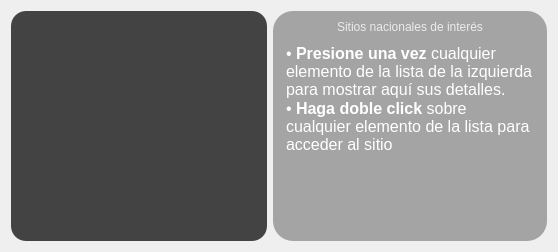
      <widget class="QWidget" name="page_3">
       <layout class="QGridLayout" name="gridLayout_20">
        <item row="0" column="0">
         <widget class="QListWidget" name="national_sites_list">
          <property name="font">
           <font>
            <pointsize>11</pointsize>
           </font>
          </property>
          <property name="styleSheet">
           <string notr="true">QListView{
	background-color: rgb(67, 67, 67);
	border-radius: 10px;
	color: rgb(255, 255, 255);
	padding:10px;
}
QListView::item{
	font: 12pt &quot;Segoe UI&quot;;
	color: rgb(255, 255, 255);
	/*padding:5px;*/
	border:none;
	border-radius: 15px;
	/*background-color:transparent ;*/
	padding:10px;
}

QListView::item:!selected:hover {
	color: rgb(255, 255, 255);
   background-color: rgb(79, 185, 255);
	align-content: center;
}

QListView::item:selected{
	background-color:rgb(64, 121, 255);
    color: black;
}

QAbstractScrollArea
{
    border-radius: 15px;
    /*border: 1px solid #76797C;*/
   /* background-color:  rgb(67, 67, 67);*/
    color: white;
}

QScrollBar:horizontal
{
    height: 15px;
    margin: 3px 15px 3px 15px;
    border: 1px transparent #2A2929;
    border-radius: 10px;
    background-color: #2A2929;
}

QScrollBar::handle:horizontal
{
    background-color: #605F5F;
    min-width: 5px;
    border-radius: 4px;
}

QScrollBar::add-line:horizontal
{
    margin: 0px 3px 0px 3px;
    border-image: url(:/qss_icons/rc/right_arrow_disabled.png);
    width: 10px;
    height: 10px;
    subcontrol-position: right;
    subcontrol-origin: margin;
}

QScrollBar::sub-line:horizontal
{
    margin: 0px 3px 0px 3px;
    border-image: url(:/qss_icons/rc/left_arrow_disabled.png);
    height: 10px;
    width: 10px;
    subcontrol-position: left;
    subcontrol-origin: margin;
}

QScrollBar::add-line:horizontal:hover,QScrollBar::add-line:horizontal:on
{
    border-image: url(:/qss_icons/rc/right_arrow.png);
    height: 10px;
    width: 10px;
    subcontrol-position: right;
    subcontrol-origin: margin;
}


QScrollBar::sub-line:horizontal:hover, QScrollBar::sub-line:horizontal:on
{
    border-image: url(:/qss_icons/rc/left_arrow.png);
    height: 10px;
    width: 10px;
    subcontrol-position: left;
    subcontrol-origin: margin;
}

QScrollBar::up-arrow:horizontal, QScrollBar::down-arrow:horizontal
{
    background: none;
}


QScrollBar::add-page:horizontal, QScrollBar::sub-page:horizontal
{
    background: none;
}

QScrollBar:vertical
{
    background-color: #2A2929;
    width: 15px;
    margin: 15px 3px 15px 3px;
    border: 1px transparent #2A2929;
    border-radius: 4px;
}

QScrollBar::handle:vertical
{
    background-color: #605F5F;
    min-height: 5px;
    border-radius: 4px;
}

QScrollBar::sub-line:vertical
{
    margin: 3px 0px 3px 0px;
    border-image: url(:/qss_icons/rc/up_arrow_disabled.png);
    height: 10px;
    width: 10px;
    subcontrol-position: top;
    subcontrol-origin: margin;
}

QScrollBar::add-line:vertical
{
    margin: 3px 0px 3px 0px;
    border-image: url(:/qss_icons/rc/down_arrow_disabled.png);
    height: 10px;
    width: 10px;
    subcontrol-position: bottom;
    subcontrol-origin: margin;
}

QScrollBar::sub-line:vertical:hover,QScrollBar::sub-line:vertical:on
{

    border-image: url(:/qss_icons/rc/up_arrow.png);
    height: 10px;
    width: 10px;
    subcontrol-position: top;
    subcontrol-origin: margin;
}


QScrollBar::add-line:vertical:hover, QScrollBar::add-line:vertical:on
{
    border-image: url(:/qss_icons/rc/down_arrow.png);
    height: 10px;
    width: 10px;
    subcontrol-position: bottom;
    subcontrol-origin: margin;
}

QScrollBar::up-arrow:vertical, QScrollBar::down-arrow:vertical
{
    background: none;
}


QScrollBar::add-page:vertical, QScrollBar::sub-page:vertical
{
    background: none;
}</string>
          </property>
         </widget>
        </item>
        <item row="0" column="1">
         <widget class="QWidget" name="national_sites_details" native="true">
          <property name="styleSheet">
           <string notr="true">QWidget #national_sites_details{
	border-radius:20px;
	background-color: rgba(0, 0, 0, 80);
	padding:20px;
}
QLabel{
	color: white;
	font: 14pt &quot;Segoe UI&quot;;	
}
QCheckBox, QRadioButton{
	font: 10pt &quot;Segoe UI&quot;;
	color:white;
}
QCheckBox::indicator, QRadioButton::indicator {
	border: 1px solid rgb(100, 100, 100);
	width: 10px;
	height: 10px;
	border-radius: 5px;
	background-color: rgb(135, 135, 135);
}
QCheckBox::indicator:checked, QRadioButton::indicator:checked {
	border: 1px solid rgb(0, 128, 212);
	background-color: rgb(0, 221, 255)
}
QPushButton{
	color: white;
	font: bold 12pt &quot;Segoe UI&quot;;	
	background-color:rgb(0, 166, 255);
	border-radius:15px;
	padding: 10px;
}
QPushButton:hover{
	
	background-color: rgb(0, 123, 255);
}</string>
          </property>
          <layout class="QGridLayout" name="gridLayout_13">
           <item row="0" column="0">
            <widget class="QLabel" name="national_site_url">
             <property name="styleSheet">
              <string notr="true">font: bold 14pt &quot;Segoe UI&quot;;
color:rgba(255, 255, 255, 200);</string>
             </property>
             <property name="text">
              <string>Sitios nacionales de interés</string>
             </property>
             <property name="alignment">
              <set>Qt::AlignCenter</set>
             </property>
             <property name="wordWrap">
              <bool>true</bool>
             </property>
            </widget>
           </item>
           <item row="1" column="0">
            <widget class="QTextEdit" name="national_site_details">
             <property name="styleSheet">
              <string notr="true">QAbstractScrollArea
{
    border-radius: 10px;
    /*border: 1px solid #76797C;*/
    background-color: transparent;
    color: white;
	font: 12pt &quot;Segoe UI&quot;;
}

QScrollBar:horizontal
{
    height: 15px;
    margin: 3px 15px 3px 15px;
    border: 1px transparent #2A2929;
    border-radius: 4px;
    background-color: #2A2929;
}

QScrollBar::handle:horizontal
{
    background-color: #605F5F;
    min-width: 5px;
    border-radius: 4px;
}

QScrollBar::add-line:horizontal
{
    margin: 0px 3px 0px 3px;
    border-image: url(:/qss_icons/rc/right_arrow_disabled.png);
    width: 10px;
    height: 10px;
    subcontrol-position: right;
    subcontrol-origin: margin;
}

QScrollBar::sub-line:horizontal
{
    margin: 0px 3px 0px 3px;
    border-image: url(:/qss_icons/rc/left_arrow_disabled.png);
    height: 10px;
    width: 10px;
    subcontrol-position: left;
    subcontrol-origin: margin;
}

QScrollBar::add-line:horizontal:hover,QScrollBar::add-line:horizontal:on
{
    border-image: url(:/qss_icons/rc/right_arrow.png);
    height: 10px;
    width: 10px;
    subcontrol-position: right;
    subcontrol-origin: margin;
}


QScrollBar::sub-line:horizontal:hover, QScrollBar::sub-line:horizontal:on
{
    border-image: url(:/qss_icons/rc/left_arrow.png);
    height: 10px;
    width: 10px;
    subcontrol-position: left;
    subcontrol-origin: margin;
}

QScrollBar::up-arrow:horizontal, QScrollBar::down-arrow:horizontal
{
    background: none;
}


QScrollBar::add-page:horizontal, QScrollBar::sub-page:horizontal
{
    background: none;
}

QScrollBar:vertical
{
    background-color: #2A2929;
    width: 15px;
    margin: 15px 3px 15px 3px;
    border: 1px transparent #2A2929;
    border-radius: 4px;
}

QScrollBar::handle:vertical
{
    background-color: #605F5F;
    min-height: 5px;
    border-radius: 4px;
}

QScrollBar::sub-line:vertical
{
    margin: 3px 0px 3px 0px;
    border-image: url(:/qss_icons/rc/up_arrow_disabled.png);
    height: 10px;
    width: 10px;
    subcontrol-position: top;
    subcontrol-origin: margin;
}

QScrollBar::add-line:vertical
{
    margin: 3px 0px 3px 0px;
    border-image: url(:/qss_icons/rc/down_arrow_disabled.png);
    height: 10px;
    width: 10px;
    subcontrol-position: bottom;
    subcontrol-origin: margin;
}

QScrollBar::sub-line:vertical:hover,QScrollBar::sub-line:vertical:on
{

    border-image: url(:/qss_icons/rc/up_arrow.png);
    height: 10px;
    width: 10px;
    subcontrol-position: top;
    subcontrol-origin: margin;
}


QScrollBar::add-line:vertical:hover, QScrollBar::add-line:vertical:on
{
    border-image: url(:/qss_icons/rc/down_arrow.png);
    height: 10px;
    width: 10px;
    subcontrol-position: bottom;
    subcontrol-origin: margin;
}

QScrollBar::up-arrow:vertical, QScrollBar::down-arrow:vertical
{
    background: none;
}


QScrollBar::add-page:vertical, QScrollBar::sub-page:vertical
{
    background: none;
}</string>
             </property>
             <property name="frameShape">
              <enum>QFrame::NoFrame</enum>
             </property>
             <property name="readOnly">
              <bool>true</bool>
             </property>
             <property name="html">
              <string>&lt;!DOCTYPE HTML PUBLIC &quot;-//W3C//DTD HTML 4.0//EN&quot; &quot;http://www.w3.org/TR/REC-html40/strict.dtd&quot;&gt;
&lt;html&gt;&lt;head&gt;&lt;meta name=&quot;qrichtext&quot; content=&quot;1&quot; /&gt;&lt;style type=&quot;text/css&quot;&gt;
p, li { white-space: pre-wrap; }
&lt;/style&gt;&lt;/head&gt;&lt;body style=&quot; font-family:'Segoe UI'; font-size:12pt; font-weight:400; font-style:normal;&quot;&gt;
&lt;p style=&quot; margin-top:0px; margin-bottom:0px; margin-left:0px; margin-right:0px; -qt-block-indent:0; text-indent:0px;&quot;&gt;• &lt;span style=&quot; font-weight:600;&quot;&gt;Presione una vez&lt;/span&gt; cualquier elemento de la lista de la izquierda para mostrar aquí sus detalles.&lt;/p&gt;
&lt;p style=&quot; margin-top:0px; margin-bottom:0px; margin-left:0px; margin-right:0px; -qt-block-indent:0; text-indent:0px;&quot;&gt;• &lt;span style=&quot; font-weight:600;&quot;&gt;Haga doble click&lt;/span&gt; sobre cualquier elemento de la lista para acceder al sitio&lt;/p&gt;&lt;/body&gt;&lt;/html&gt;</string>
             </property>
             <property name="placeholderText">
              <string>Esperando conexión a Internet...</string>
             </property>
            </widget>
           </item>
          </layout>
         </widget>
        </item>
       </layout>
      </widget>
